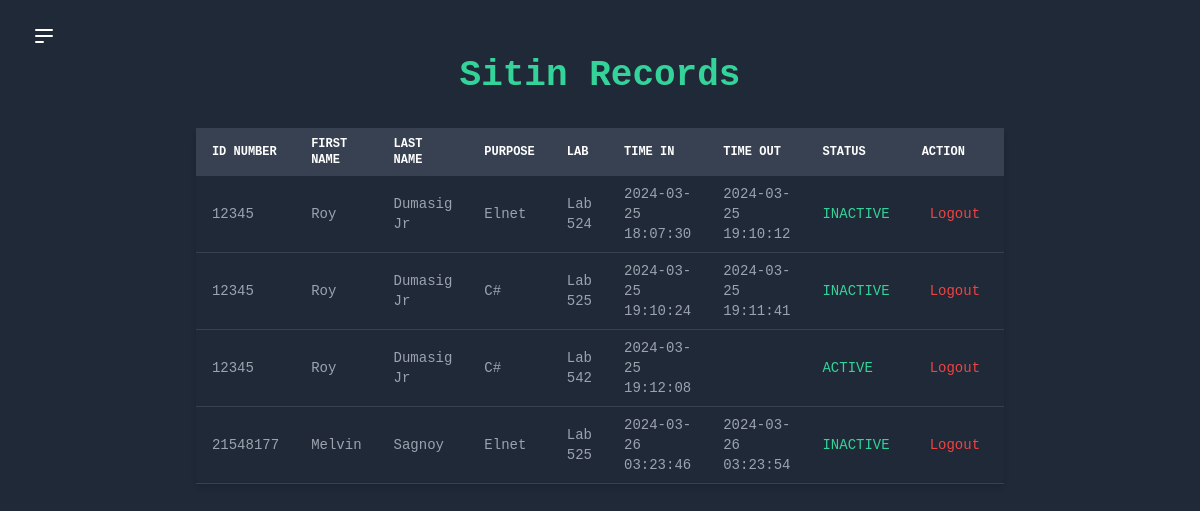
Before: /view_records.php with the older database file.
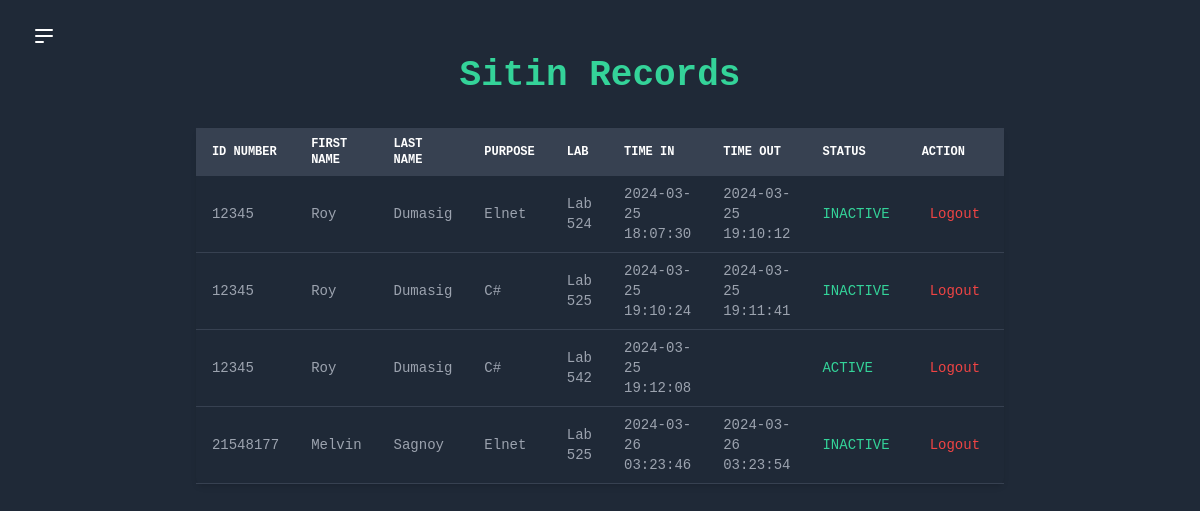
After: the same page with the newer database file.
### tables this page shows
CREATE TABLE sitin_student (
    id INTEGER PRIMARY KEY AUTOINCREMENT,
    id_number TEXT,
    firstname TEXT,
    lastname TEXT,
    purpose TEXT,
    lab TEXT,
    remaining_sessions INTEGER,
    time_in TEXT,
    time_out TEXT,
    status TEXT
);

CREATE TABLE student (
    id INTEGER PRIMARY KEY,
    id_number VARCHAR(50) NOT NULL,
    firstname VARCHAR(50) NOT NULL,
    lastname VARCHAR(50) NOT NULL,
    email VARCHAR(100) NOT NULL,
    password VARCHAR(255) NOT NULL
);

### view_records.php (the view, shortened to what this page needs)
<?php
$db = new SQLite3('sitin.db');
$query = $db->prepare("
  SELECT s.id_number, st.firstname, st.lastname, s.purpose, s.lab, s.time_in, s.time_out, s.status
  FROM sitin_student s
  JOIN student st ON s.id_number = st.id_number
");
$result = $query->execute();
?>
<!DOCTYPE html>
<html lang="en">
<head>
  <link href="https://cdn.jsdelivr.net/npm/tailwindcss@2.2.16/dist/tailwind.min.css" rel="stylesheet">
</head>
<body class="flex min-h-screen bg-gray-800 font-mono text-white">
  <div class="flex-1 px-8 py-6 ">
    <button id="menu-toggle" class="focus:outline-none">
      <svg class="h-6 w-6 text-white hover:text-gray-200" viewBox="0 0 24 24" fill="none" xmlns="http://www.w3.org/2000/svg">
        <path d="M4 6H20M4 12H20M4 18H11Z" stroke="currentColor" stroke-width="2" stroke-linecap="round" stroke-linejoin="round"></path>
      </svg>
    </button>
    <center>
      <h2 class="text-4xl font-semibold mb-6 text-green-400">Sitin Records</h2>
    </center>
    <div class="mt-8 ">
      <?php if ($result && $result->numColumns() > 0): ?>
      <center>
        <table class="table-auto w-full shadow-md rounded-md overflow-x-auto transition-upper-to-lower">
          <thead>
            <tr class="text-xs font-medium text-left text-white bg-gray-700 uppercase">
              <th class="px-4 py-2">ID NUMBER</th>
              <th class="px-4 py-2">FIRST NAME</th>
              <th class="px-4 py-2">LAST NAME</th>
              <th class="px-4 py-2">PURPOSE</th>
              <th class="px-4 py-2">LAB</th>
              <th class="px-4 py-2">TIME IN</th>
              <th class="px-4 py-2">TIME OUT</th>
              <th class="px-4 py-2">STATUS</th>
              <th class="px-4 py-2">ACTION</th>
            </tr>
          </thead>
          <tbody>
            <?php while ($row = $result->fetchArray(SQLITE3_ASSOC)): ?>
            <tr class="border-b border-gray-700 text-sm text-gray-400 hover:bg-gray-800 hover:text-white">
              <td class="px-4 py-2"><?php echo $row['id_number']; ?></td>
              <td class="px-4 py-2 capitalize"><?php echo $row['firstname']; ?></td>
              <td class="px-4 py-2 capitalize"><?php echo $row['lastname']; ?></td>
              <td class="px-4 py-2 capitalize"><?php echo $row['purpose']; ?></td>
              <td class="px-4 py-2 capitalize"><?php echo $row['lab']; ?></td>
              <td class="px-4 py-2"><?php echo $row['time_in']; ?></td>
              <td id="time-out-column" class="px-4 py-2"><?php echo $row['time_out']; ?></td>
              <td class="px-4 py-2 text-green-400"><?php echo $row['status']; ?></td>
              <td class="px-4 py-2">
                <form method="POST" action="">
                  <button type="submit" name="logout" class="text-red-500 hover:text-red-700 px-2 py-1 rounded-md focus:outline-none">Logout</button>
                </form>
              </td>
            </tr>
            <?php endwhile; ?>
            </tbody>
        </table>
      </center>
      <?php else: ?>
      <p class="text-red-500 text-center">No sitin records found.</p>
      <?php endif; ?>
    </div>
  </div>
</body>
</html>

### view_records.php (style rules this page uses)
.transition-upper-to-lower { animation: upper-to-lower 0.7s ease forwards; }
table { font-size: 14px; max-width: 65%; width: 65%; table-layout: fixed; }
th, td { padding: 8px; }

Changed rows visible on the page:
changed through a linked row, sitin_student "Lab 524": student.lastname "Dumasig Jr" → "Dumasig"
changed through a linked row, sitin_student (number 2 of 4 on the later page): student.lastname "Dumasig Jr" → "Dumasig"
changed through a linked row, sitin_student "Lab 542": student.lastname "Dumasig Jr" → "Dumasig"
